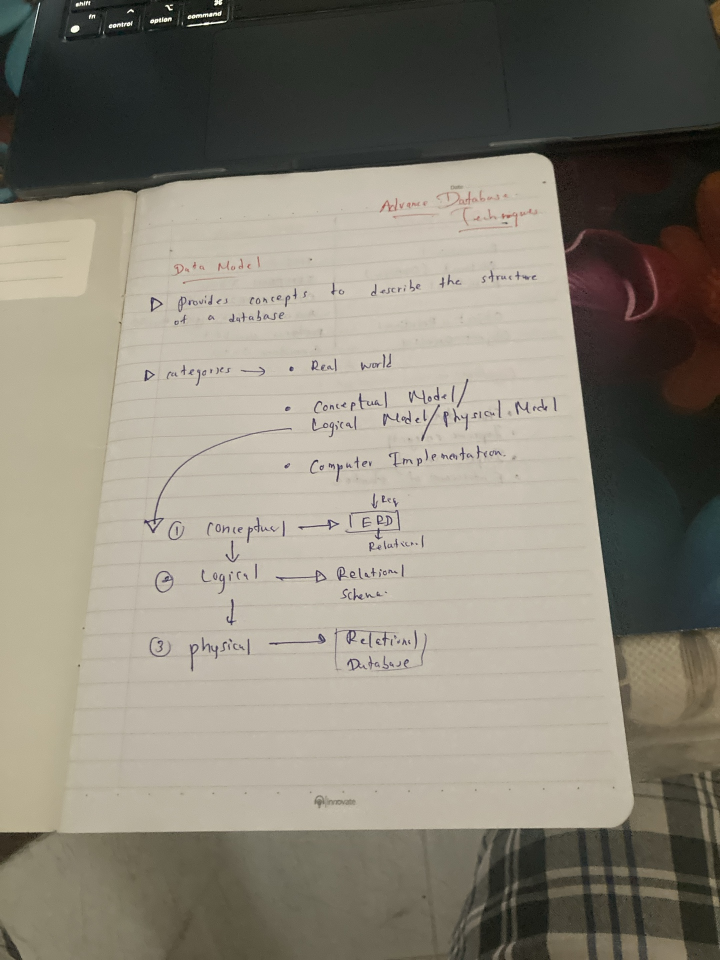
#> input picture document_scanner/samples/sample.jpg, 1440 x 1920 px, given in place of the camera (shown at 1/2 size)
$ python phone_camera_guide.py   (older library calls are emulated)
#> lines starting #> are read from the running program, lines starting #| are printed output that depends on the picture; after the words box and inside, x2 and y2 are one past the last pixel; in counts of white or black regions, pixels touching at a corner belong together
#> further down, frame is the input picture: shape (1920, 1440, 3); mean B, G, R 118.4, 130.9, 136.1
### document_scanner/src/document_detector.py
"""
Document Detection Module
Handles edge detection, contour finding, and corner detection for document scanning.
Power-packed version for challenging images.
"""

import cv2
import numpy as np
from collections import deque


class DocumentDetector:
    """Detects document boundaries in images using aggressive multi-strategy detection."""

    def __init__(self, min_area_ratio=0.005, max_area_ratio=0.99):
        """
        Initialize the document detector with ULTRA-AGGRESSIVE settings.

        Args:
            min_area_ratio: Minimum document area as ratio of image area (default: 0.005 - ultra small)
            max_area_ratio: Maximum document area as ratio of image area (default: 0.99 - ultra large)
        """
        self.min_area_ratio = min_area_ratio
        self.max_area_ratio = max_area_ratio

        # Stronger temporal smoothing for ultra-stable detection
        self.recent_detections = deque(maxlen=10)  # Store last 10 detections (was 5)
        self.stable_corners = None
        self.stable_confidence = 0

    def preprocess_image(self, image):
        """
        ULTRA-ENHANCED preprocessing with maximum contrast boost.

        Args:
            image: Input BGR image

        Returns:
            Preprocessed grayscale image
        """
        # Convert to grayscale
        gray = cv2.cvtColor(image, cv2.COLOR_BGR2GRAY)

        # Stronger bilateral filter
        filtered = cv2.bilateralFilter(gray, 11, 100, 100)

        # Aggressive CLAHE for maximum contrast
        clahe = cv2.createCLAHE(clipLimit=3.0, tileGridSize=(8, 8))
        enhanced = clahe.apply(filtered)
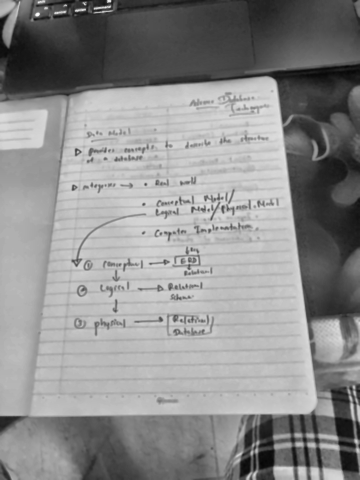
#> enhanced: shape (1920, 1440) (shown at 1/4 size); min 6, max 252, mean 140.3

        # Additional sharpening
        kernel = np.array([[-1,-1,-1], [-1,9,-1], [-1,-1,-1]])
        sharpened = cv2.filter2D(enhanced, -1, kernel)

        return sharpened

    def detect_edges(self, gray_image, color_image=None):
        """
        Aggressive multi-strategy edge detection for challenging images.

        Args:
            gray_image: Grayscale image
            color_image: Original BGR image (optional, for color-based detection)

        Returns:
            Edge map (binary image)
        """
        edges_list = []

        # Strategy 1: Multiple Canny thresholds
        median = np.median(gray_image)
#> median = 166

        # Aggressive (catches more edges)
        lower1 = int(max(0, 0.33 * median))
#> lower1 = 54
        upper1 = int(min(255, 1.0 * median))
#> upper1 = 166
        edges1 = cv2.Canny(gray_image, lower1, upper1)
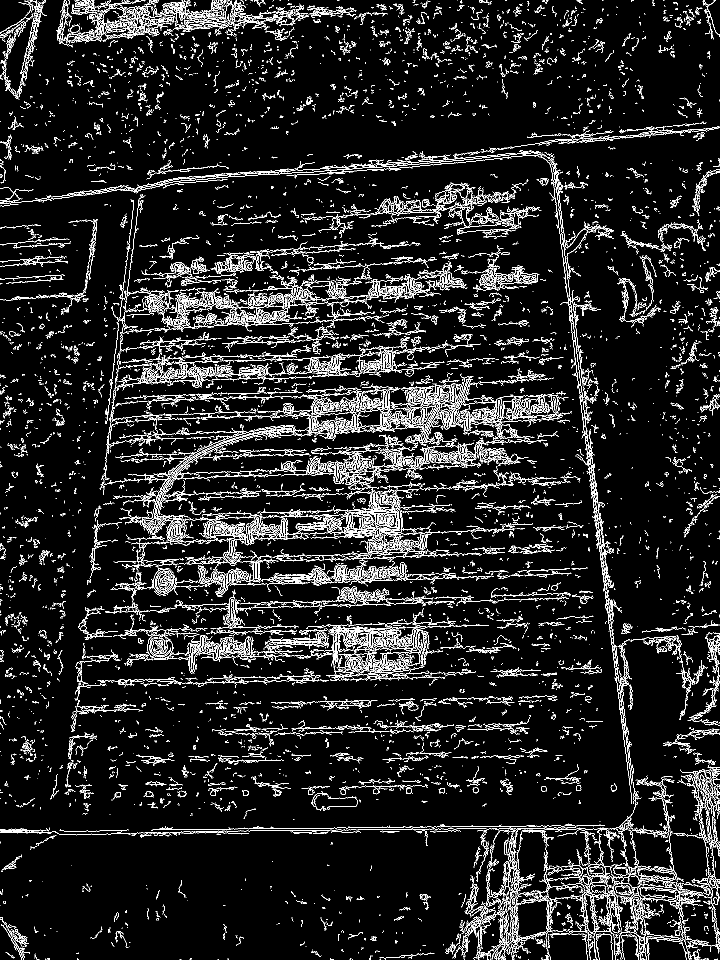
#> edges1: shape (1920, 1440) (shown at 1/2 size); 8.2% white in thin lines or dots
        edges_list.append(edges1)

        # Standard
        lower2 = int(max(0, 0.66 * median))
#> lower2 = 109
        upper2 = int(min(255, 1.33 * median))
#> upper2 = 220
        edges2 = cv2.Canny(gray_image, lower2, upper2)
#> edges2: shape (1920, 1440); 3% white in thin lines or dots
        edges_list.append(edges2)

        # Conservative (only strong edges)
        edges3 = cv2.Canny(gray_image, 50, 150)
#> edges3: shape (1920, 1440); 10.5% white in thin lines or dots
        edges_list.append(edges3)

        # Strategy 2: Morphological gradient
        kernel = cv2.getStructuringElement(cv2.MORPH_RECT, (3, 3))
        gradient = cv2.morphologyEx(gray_image, cv2.MORPH_GRADIENT, kernel)
        _, edges4 = cv2.threshold(gradient, 0, 255, cv2.THRESH_BINARY + cv2.THRESH_OTSU)
#> edges4: shape (1920, 1440); 45.2% white; 9128 white regions (6426 under 20 px), largest, box (x1, y1, x2, y2) and area: (0, 51, 1440, 1920) 732624, (0, 0, 1189, 354) 98741, (542, 1358, 1221, 1612) 36619
        edges_list.append(edges4)

        # Strategy 3: Sobel edges (multiple kernel sizes)
        sobelx3 = cv2.Sobel(gray_image, cv2.CV_64F, 1, 0, ksize=3)
        sobely3 = cv2.Sobel(gray_image, cv2.CV_64F, 0, 1, ksize=3)
        sobel_mag3 = np.sqrt(sobelx3**2 + sobely3**2)
        sobel_mag3 = np.uint8(sobel_mag3 * 255 / (sobel_mag3.max() + 1e-10))
        _, edges5 = cv2.threshold(sobel_mag3, 30, 255, cv2.THRESH_BINARY)
#> edges5: shape (1920, 1440); 4.5% white in thin lines or dots
        edges_list.append(edges5)

        # Strategy 4: Sobel with larger kernel
        sobelx5 = cv2.Sobel(gray_image, cv2.CV_64F, 1, 0, ksize=5)
        sobely5 = cv2.Sobel(gray_image, cv2.CV_64F, 0, 1, ksize=5)
        sobel_mag5 = np.sqrt(sobelx5**2 + sobely5**2)
        sobel_mag5 = np.uint8(sobel_mag5 * 255 / (sobel_mag5.max() + 1e-10))
        _, edges6 = cv2.threshold(sobel_mag5, 30, 255, cv2.THRESH_BINARY)
#> edges6: shape (1920, 1440); 4.9% white; 2156 white regions (1852 under 20 px), largest, box (x1, y1, x2, y2) and area: (209, 301, 1272, 1614) 10449, (759, 754, 1007, 885) 8117, (686, 984, 848, 1108) 6671
        edges_list.append(edges6)

        # Strategy 5: Adaptive thresholding (multiple block sizes)
        adaptive1 = cv2.adaptiveThreshold(gray_image, 255, cv2.ADAPTIVE_THRESH_GAUSSIAN_C,
                                         cv2.THRESH_BINARY, 11, 2)
#> adaptive1: shape (1920, 1440); 66.5% white; black in thin lines or dots
        edges7 = cv2.Canny(adaptive1, 30, 100)
#> edges7: shape (1920, 1440); 27.3% white in thin lines or dots
        edges_list.append(edges7)

        adaptive2 = cv2.adaptiveThreshold(gray_image, 255, cv2.ADAPTIVE_THRESH_MEAN_C,
                                         cv2.THRESH_BINARY, 15, 2)
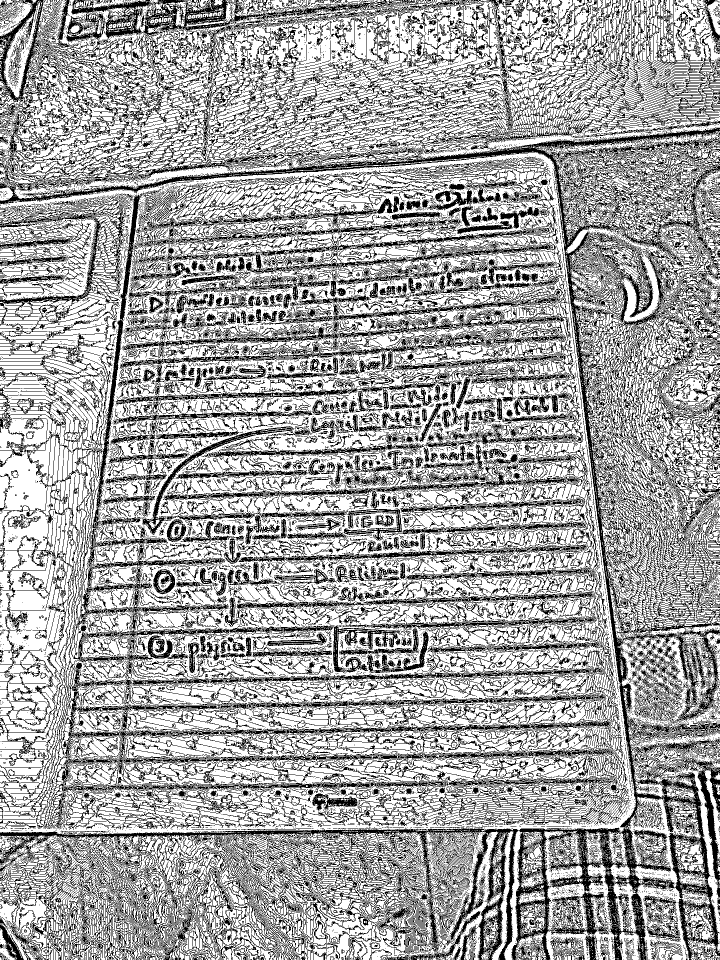
#> adaptive2: shape (1920, 1440) (shown at 1/2 size); 64.2% white; black in thin lines or dots
        edges8 = cv2.Canny(adaptive2, 30, 100)
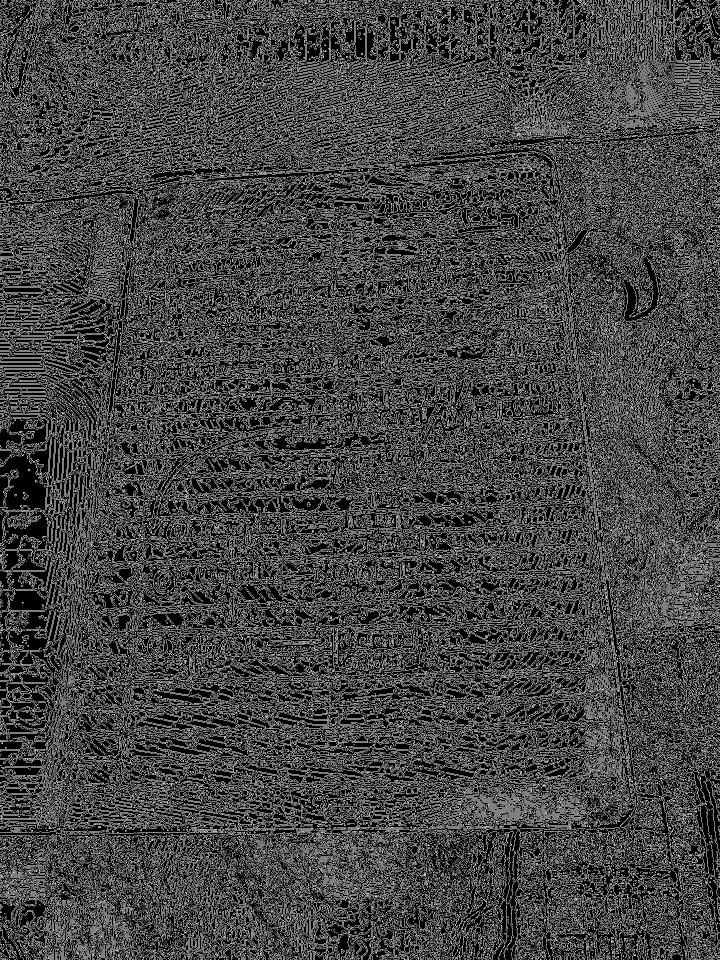
#> edges8: shape (1920, 1440) (shown at 1/2 size); 26.5% white in thin lines or dots
        edges_list.append(edges8)

        # Strategy 6: Color-based edge detection (if color image provided)
        if color_image is not None:
            # LAB color space
            lab = cv2.cvtColor(color_image, cv2.COLOR_BGR2LAB)
#> lab: shape (1920, 1440, 3); mean of channels 0, 1, 2 136.7, 127.7, 135.5
            l_channel = lab[:, :, 0]
            edges9 = cv2.Canny(l_channel, 30, 120)
#> edges9: shape (1920, 1440); 2.6% white in thin lines or dots
            edges_list.append(edges9)

            # HSV color space
            hsv = cv2.cvtColor(color_image, cv2.COLOR_BGR2HSV)
#> hsv: shape (1920, 1440, 3); mean H, S, V 31.9, 41.3, 137.2
            v_channel = hsv[:, :, 2]
            edges10 = cv2.Canny(v_channel, 30, 120)
#> edges10: shape (1920, 1440); 2.5% white in thin lines or dots
            edges_list.append(edges10)

        # Strategy 7: Laplacian
        laplacian = cv2.Laplacian(gray_image, cv2.CV_64F)
        laplacian = np.uint8(np.absolute(laplacian))
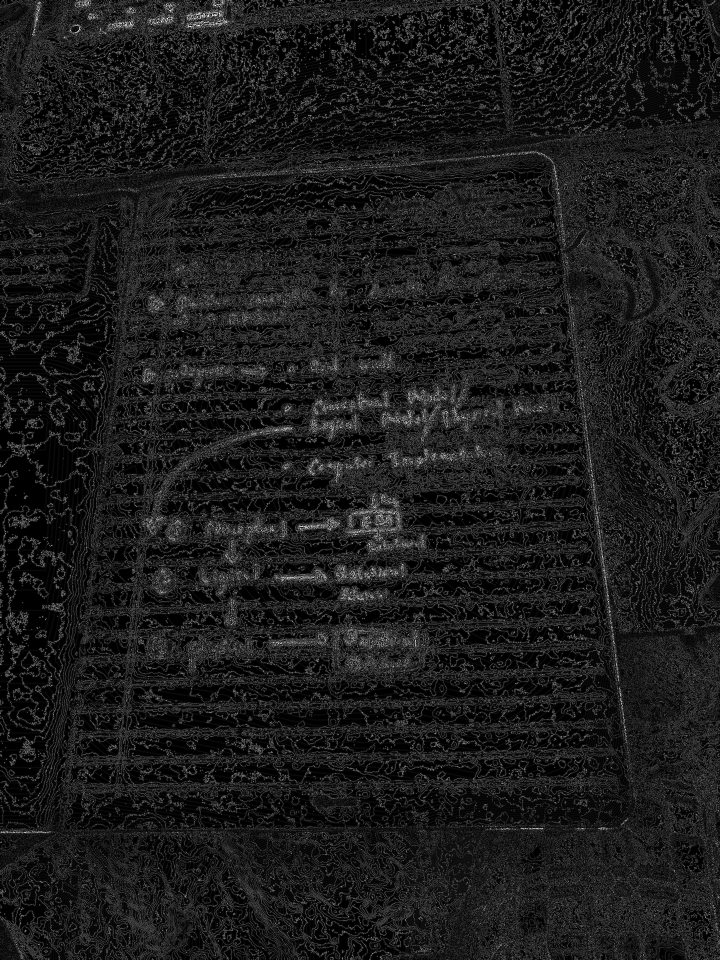
#> laplacian: shape (1920, 1440) (shown at 1/2 size); min 0, max 255, mean 27.5
        _, edges11 = cv2.threshold(laplacian, 20, 255, cv2.THRESH_BINARY)
#> edges11: shape (1920, 1440); 44.1% white in thin lines or dots
        edges_list.append(edges11)

        # Combine all strategies
        edges = np.zeros_like(edges1)
        for e in edges_list:
            edges = cv2.bitwise_or(edges, e)
#> this loop made 11 passes
#> (the rest of the program and of its run is left out)
